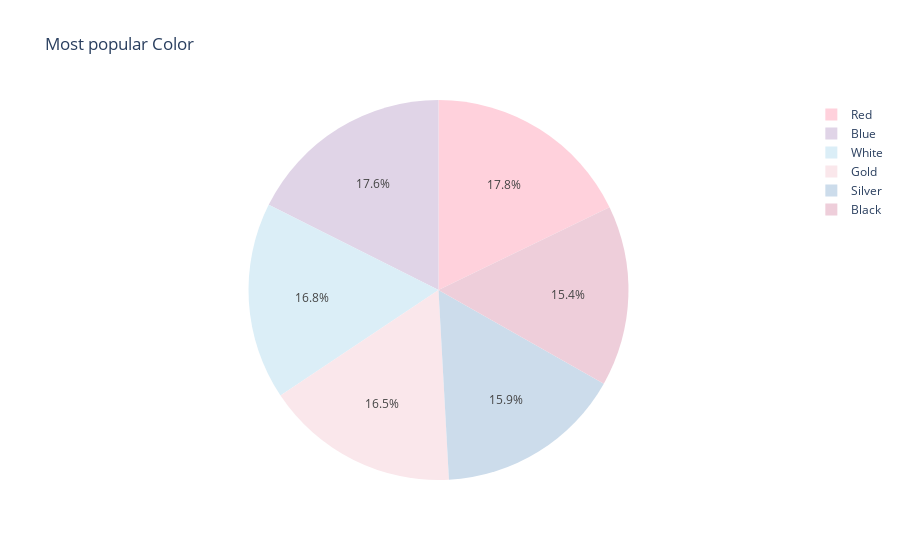

The notebook cell this image was saved under:
### Code cell
#GRAPH FOR THE SAME
cgraph=px.pie(
    profitable_color, 
    names="Color", 
    values="NetSales", 
    title="Most popular Color",
    color_discrete_sequence=["#FFD1DC","#E0D4E7","#DBEEF7","#FAE7EB","#CCDCEB","#EECEDA"]
)
cgraph.show()

### Figure 1 — Plotly figure (JSON) as saved in the notebook; plotly's stock layout.template omitted (floating-point values rounded to 4 significant figures)
{"data": [{"domain": {"x": [0, 1], "y": [0, 1]}, "hovertemplate": "Color=%{label}<br>NetSales=%{value}<extra></extra>", "labels": ["Red", "Blue", "White", "Gold", "Silver", "Black"], "legendgroup": "", "name": "", "showlegend": true, "type": "pie", "values": [53315815, 52638560, 50183775, 49365775, 47628760, 45997855]}], "layout": {"legend": {"tracegroupgap": 0}, "piecolorway": ["#FFD1DC", "#E0D4E7", "#DBEEF7", "#FAE7EB", "#CCDCEB", "#EECEDA"], "title": {"text": "Most popular Color"}}}
